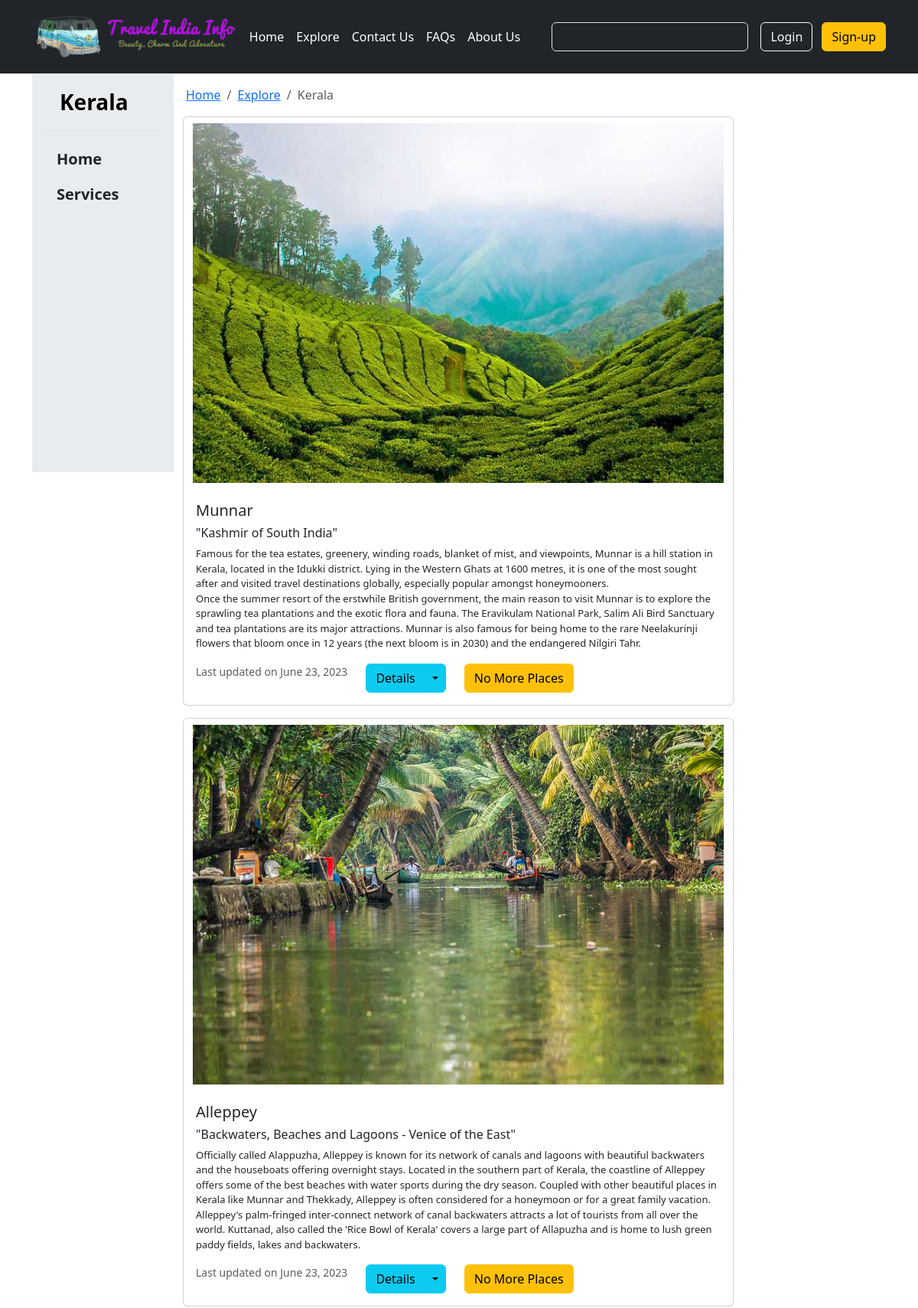
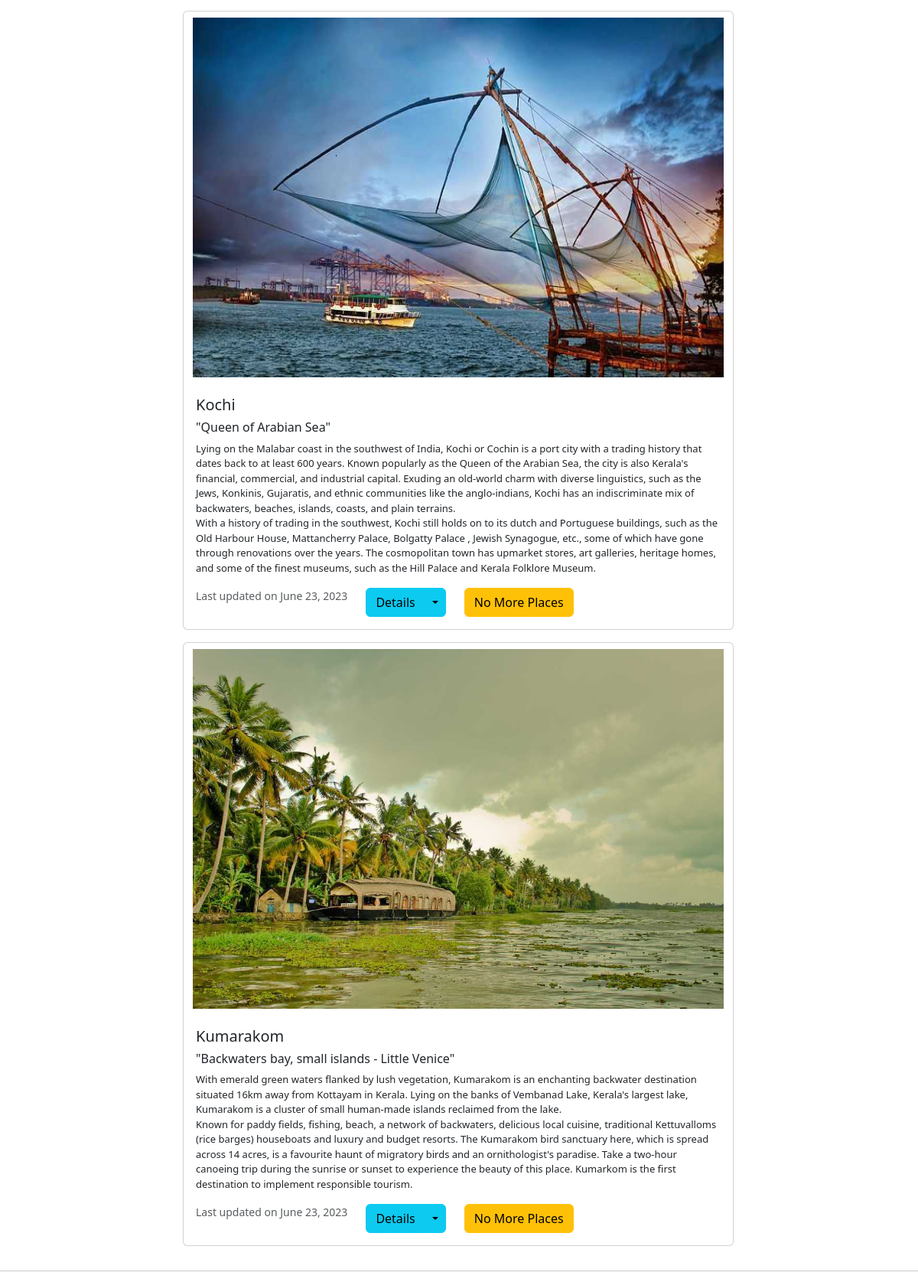
The app's page /kerala/ (upper part) with its own data (2 pictures, top to bottom).
### Kerala/models.py (models this page shows, shortened)
class Kerala(models.Model):
    place_id = models.AutoField(primary_key=True)
    Image = models.ImageField(upload_to="Kerala/images", default="")
    Place_name = models.CharField(max_length=70)
    Sub_heading = models.CharField(max_length=300, default="")
    Desc = models.TextField(default="")
    Best_Time = models.CharField(max_length=100, default="")
    Avoid_Time = models.CharField(max_length=100, default="")
    Ideal_Duration = models.CharField(max_length=50, default="")
    Category = models.CharField(max_length=50, default="")
    Visits_more_places = models.CharField(max_length=90, default="")
    Pub_date = models.DateField()

### TIInfo/views.py (the view)
# urls.py: path('kerala/',views.KERALA,name="kerala"),
def KERALA(request):
    keraladata = Kerala.objects.all()
    data = {"keraladata" : keraladata}
    return render(request, "KERALA.html" , data)

### templates/KERALA.html (shortened to what this page needs)
{% extends 'base.html' %}
{% block section %}
<section>
    <div class="container d-flex">
        <div class="flex-shrink-1 p-3 bg-body-secondary" style="width: 185px; height: 521px;">
            <a href="/"
                class="d-flex align-items-center pb-3 mb-3 link-body-emphasis text-decoration-none border-bottom">
                <svg class="bi pe-none" width="20" height="24"></svg>
                <span class="fs-3 fw-semibold">Kerala<br></span>
            </a>
            <ul class="list-unstyled ps-0">
                <li class="mb-1">
                    <button
                        class="btn btn-toggle d-inline-flex align-items-center rounded border-0 collapsed px-3 fs-5 fw-semibold"
                        data-bs-toggle="collapse" data-bs-target="#home-collapse" aria-expanded="false">
                        Home
                    </button>
                </li>
                <li class="mb-1">
                    <button class="btn btn-toggle d-inline-flex align-items-center rounded border-0 collapsed px-3 fs-5 fw-semibold" data-bs-toggle="collapse" data-bs-target="#services-collapse" aria-expanded="false">
                        Services
                    </button>
                </li>
            </ul>
        </div>
        <div class="d-block col-8">
            <nav aria-label="breadcrumb">
                <ol class="breadcrumb m-3">
                    <li class="breadcrumb-item"><a href="{% url 'homepage' %}">Home</a></li>
                    <li class="breadcrumb-item"><a href="{% url 'explore' %}">Explore</a></li>
                    <li class="breadcrumb-item active" aria-current="page">Kerala</li>
                </ol>
            </nav>
            <div class="container">
                {% for i in keraladata %}
                <div class="card mb-3">
                    <img src="/media/{{i.Image}}" class="card-img-top my-2 container " alt="..." height=470>
                    <div class="card-body">
                        <h5 class="card-title">{{i.Place_name}}</h5>
                        <h6>"{{i.Sub_heading}}"</h6>
                        <p class="card-text" style="font-size:13px;">
                            {{i.Desc | safe}}
                        </p>
                        <div class=" d-flex">
                            <p class="card-text"><small class="text-body-secondary">Last updated on
                                    {{i.Pub_date}}</small></p>
                            <div class="btn-group mx-4">
                                <button type="button" class="btn btn-info">Details</button>
                                <button type="button" class="btn btn-info dropdown-toggle dropdown-toggle-split"
                                    data-bs-toggle="dropdown" aria-expanded="false">
                                </button>
                            </div>
                            <a href="" type="button" class="btn btn-warning">{{i.Visits_more_places}}</a>
                        </div>
                    </div>
                </div>
                {% endfor %}
            </div>
        </div>
</section>
{% endblock %}

### records on screen
Kerala: Image (picture), Place_name "Munnar", Sub_heading "Kashmir of South India", Desc "Famous for the tea estates, greenery, winding roads, blanket of mist, and viewpoints, Munnar is a hill station in Kerala, located in the Idukki district. Lying in the Western Ghats at 1600 metres, it is one of the most sought after and visited travel destinations globally, especially popular amongst honeymooners. Once the summer resort of the erstwhile British government, the main reason to visit Munnar is to explore the sprawling tea plantations and the exotic flora and fauna. The Eravikulam National Park, Salim Ali Bird Sanctuary and tea plantations are its major attractions. Munnar is also famous for being home to the rare Neelakurinji flowers that bloom once in 12 years (the next bloom…", Pub_date "June 23, 2023", Visits_more_places "No More Places"
Kerala: Image (picture), Place_name "Alleppey", Sub_heading "Backwaters, Beaches and Lagoons - Venice of the East", Desc "Officially called Alappuzha, Alleppey is known for its network of canals and lagoons with beautiful backwaters and the houseboats offering overnight stays. Located in the southern part of Kerala, the coastline of Alleppey offers some of the best beaches with water sports during the dry season. Coupled with other beautiful places in Kerala like Munnar and Thekkady, Alleppey is often considered for a honeymoon or for a great family vacation. Alleppey's palm-fringed inter-connect network of canal backwaters attracts a lot of tourists from all over the world. Kuttanad, also called the 'Rice Bowl of Kerala' covers a large part of Allapuzha and is home to lush green paddy fields, lakes and…", Pub_date "June 23, 2023", Visits_more_places "No More Places"
Kerala: Image (picture), Place_name "Kochi", Sub_heading "Queen of Arabian Sea", Desc "Lying on the Malabar coast in the southwest of India, Kochi or Cochin is a port city with a trading history that dates back to at least 600 years. Known popularly as the Queen of the Arabian Sea, the city is also Kerala's financial, commercial, and industrial capital. Exuding an old-world charm with diverse linguistics, such as the Jews, Konkinis, Gujaratis, and ethnic communities like the anglo-indians, Kochi has an indiscriminate mix of backwaters, beaches, islands, coasts, and plain terrains. With a history of trading in the southwest, Kochi still holds on to its dutch and Portuguese buildings, such as the Old Harbour House, Mattancherry Palace, Bolgatty Palace , Jewish Synagogue, etc.,…", Pub_date "June 23, 2023", Visits_more_places "No More Places"
Kerala: Image (picture), Place_name "Kumarakom", Sub_heading "Backwaters bay, small islands - Little Venice", Desc "With emerald green waters flanked by lush vegetation, Kumarakom is an enchanting backwater destination situated 16km away from Kottayam in Kerala. Lying on the banks of Vembanad Lake, Kerala's largest lake, Kumarakom is a cluster of small human-made islands reclaimed from the lake. Known for paddy fields, fishing, beach, a network of backwaters, delicious local cuisine, traditional Kettuvalloms (rice barges) houseboats and luxury and budget resorts. The Kumarakom bird sanctuary here, which is spread across 14 acres, is a favourite haunt of migratory birds and an ornithologist's paradise. Take a two-hour canoeing trip during the sunrise or sunset to experience the beauty of this place.…", Pub_date "June 23, 2023", Visits_more_places "No More Places"
